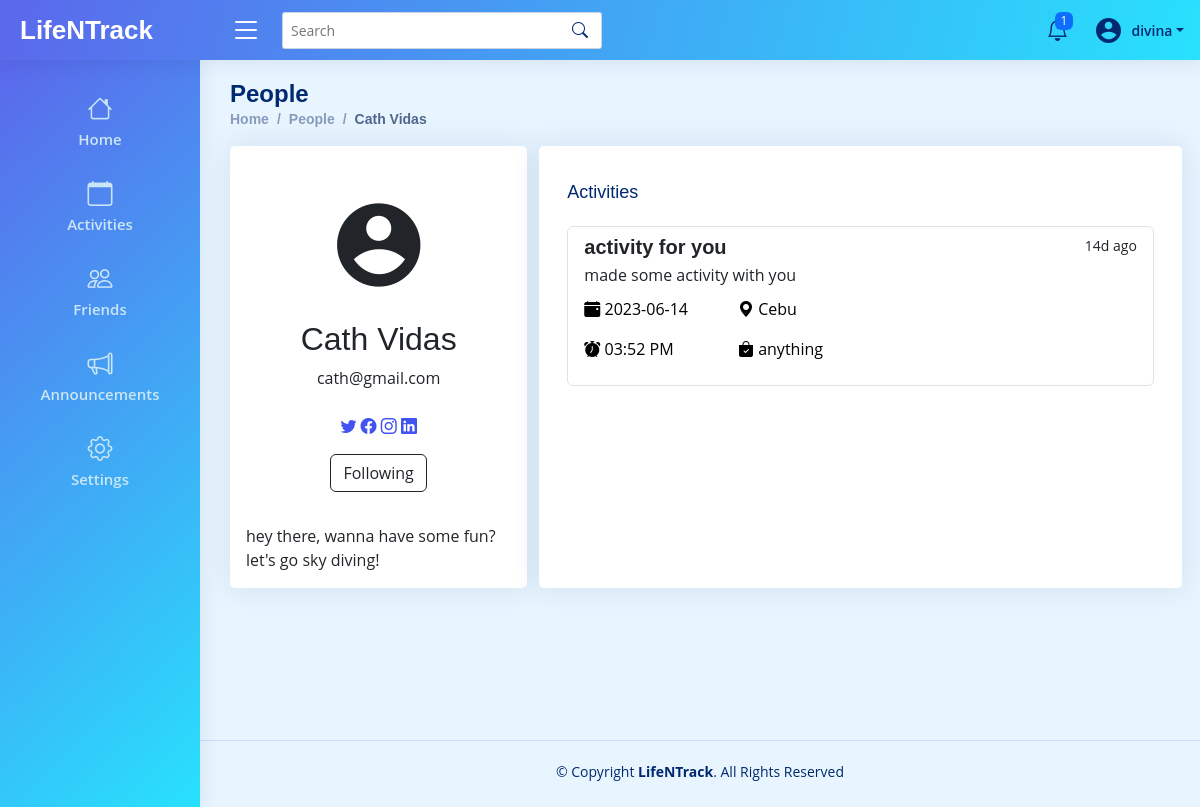
Screenshot of /client/pages/user/user-page.php?user=4 (signed in) with the database file from the repository.
### tables this page shows
CREATE TABLE `user` (
  `userID` int(11) NOT NULL,
  `Fullname` varchar(50) NOT NULL,
  `Gender` enum('Male','Female','Other') NOT NULL,
  `Email` varchar(50) NOT NULL,
  `Password` varchar(50) NOT NULL,
  `Bio` varchar(255) NOT NULL,
  `Role` varchar(50) NOT NULL,
  `Status` varchar(50) NOT NULL
);

CREATE TABLE `activity` (
  `activityID` int(11) NOT NULL,
  `act_title` varchar(50) NOT NULL,
  `act_date` date NOT NULL,
  `act_time` time NOT NULL,
  `act_location` varchar(100) NOT NULL,
  `act_desc` mediumtext NOT NULL,
  `act_ootd` varchar(100) NOT NULL,
  `activityCreated` datetime NOT NULL DEFAULT current_timestamp(),
  `remarks` enum('Upcoming','Done','Cancelled','Other') NOT NULL,
  `userID` int(11) NOT NULL
);

### server/controllers/getUserDetails.php (called while the page is built, shortened)
<?php
$userID = $_SESSION['id'];
$conn = getConnection();
$userSql = "SELECT * FROM user WHERE userID = '$userID'";
$userDetResult = mysqli_query($conn, $userSql);
$userData = mysqli_fetch_assoc($userDetResult);
?>

### server/controllers/userSession.php (called while the page is built, shortened)
<?php
if ($_SESSION["Role"] == null) {
    header("Location: ../../public");
} else {
    if ($_SESSION["Role"] == "User") {
        include_once("getUserDetails.php");
    } else {
        header("Location: ../../public");
    }
}

### server/controllers/getTimeGap.php (called while the page is built, shortened)
<?php
function getTimeGap($storedDate) {
    $storedDateTime = new DateTime($storedDate);
    $currentDateTime = new DateTime();
    $interval = $storedDateTime->diff($currentDateTime);
    $years = $interval->y;
    $months = $interval->m;
    $days = $interval->d;
    $hours = $interval->h;
    $minutes = $interval->i;
    $seconds = $interval->s;
    if ($years > 0) {
        return $years . "y ago";
    } elseif ($months > 0) {
        return $months . "mo ago";
    } elseif ($days > 0) {
        return $days . "d ago";
    } elseif ($hours > 0) {
        return $hours . "h ago";
    } elseif ($minutes > 0) {
        return $minutes . "m ago";
    } elseif ($seconds > 0) {
        return $seconds . "s ago";
    } else {
        return "Just now";
    }
}
?>

### client/pages/user/user-page.php (the view, shortened to what this page needs)
<?php
include_once("../../../server/controllers/userSession.php");
include_once("../../../server/controllers/getUserDetails.php");
$user = $_GET['user'];
$getDataSql = "SELECT * FROM user WHERE userID = $user";
$getResult = mysqli_query($conn, $getDataSql);
$getUserData = mysqli_fetch_assoc($getResult);
?>
<!DOCTYPE html>
<html lang="en">
<head>
    <?php include_once("../../components/vendorCSSLinks.php") ?>
    <link rel="stylesheet" href="../../assets/css/style.css">
    <link rel="stylesheet" href="../../assets/css/users.css">
</head>
<body>
    <?php include_once("../../components/userHeader.php") ?>
    <?php include_once("../../components/sidebar.php") ?>
    <main id="main" class="main user-main">
        <div class="pagetitle">
            <h1>People</h1>
            <nav>
                <ol class="breadcrumb">
                    <li class="breadcrumb-item"><a href="index.php">Home</a></li>
                    <li class="breadcrumb-item"><a href="friends.php">People</a></li>
                    <li class="breadcrumb-item active"><?= $getUserData['Fullname'] ?></li>
                </ol>
            </nav>
        </div>
        <section class="section dashboard">
            <div class="row">
                <div class="col-xl-4">
                    <div class="card">
                        <div class="card-body profile-card pt-4 d-flex flex-column align-items-center">
                            <i class="ri-account-circle-fill profile"></i>
                            <h2><?= $getUserData['Fullname'] ?></h2>
                            <p><?= $getUserData['Email'] ?></p>
                            <div class="social-links mt-2">
                                <a href="#" class="twitter"><i class="bi bi-twitter"></i></a>
                                <a href="#" class="facebook"><i class="bi bi-facebook"></i></a>
                                <a href="#" class="instagram"><i class="bi bi-instagram"></i></a>
                                <a href="#" class="linkedin"><i class="bi bi-linkedin"></i></a>
                            </div>
                            <div class="d-flex gap-2 mt-3">
                                <?php
                                $conn = getConnection();
                                $followSql = "SELECT * FROM followers WHERE userID = $userID AND followingUserID = $user";
                                $followResult = mysqli_query($conn, $followSql);
                                if ($followResult->num_rows > 0) {
                                    echo '<a href="../../../server/controllers/UfollowUser.php?user-id=' . $getUserData['userID'] . '">
                <button class="btn btn-outline-dark" type="button">Following</button>
              </a>';
                                } else {
                                    echo '<a href="../../../server/controllers/UfollowUser.php?user-id=' . $getUserData['userID'] . '">
                <button class="btn btn-primary" type="button"><i class="ri-add-line"></i>Follow</button>
              </a>';
                                }
                                ?>
                            </div>
                        </div>
                        <div class="bio-section card-body"><?=$getUserData['Bio']?></div>
                    </div>
                </div>
                <div class="card col-xl-8">
                    <div class="card-body">
                        <h5 class="card-title">Activities</h5>
                        <div class="list-group">
                            <?php
                            $conn = getConnection();
                            $sql = "SELECT * FROM activity WHERE userID = $user";
                            $result = mysqli_query($conn, $sql);
                            include_once("../../../server/controllers/getTimeGap.php");
                            if (mysqli_num_rows($result) > 0) :
                                while ($row = mysqli_fetch_assoc($result)) :
                                    $timestamp = strtotime($row['act_time']);
                                    $formattedTime = date('h:i A', $timestamp);
                                    $storedDate = $row['activityCreated'];
                                    $timeGap = getTimeGap($storedDate);
                            ?>
                                    <a href="#" class="list-group-item list-group-item-action eventsList user-page">
                                        <div class="d-flex w-100 justify-content-between">
                                            <h5 class="mb-1" style="font-weight: bold;"><?= $row['act_title'] ?></h5>
                                            <small><?= $timeGap ?></small>
                                        </div>
                                        <p class="mb-1"><?= $row['act_desc'] ?></p>
                                        <div class="add-details d-flex">
                                            <div class="datetime">
                                                <p><i class="bi bi-calendar-event-fill"></i> <?= $row['act_date'] ?> </p>
                                                <p><i class="bi bi-alarm-fill"></i> <?= $formattedTime ?></p>
                                            </div>
                                            <div>
                                                <p><i class="bi bi-geo-alt-fill"></i> <?= $row['act_location'] ?></p>
                                                <p><i class="bi bi-bag-check-fill"></i> <?= $row['act_ootd'] ?></p>
                                            </div>
                                        </div>
                                    </a>
                            <?php
                                endwhile;
                            else :
                                echo "No activities yet";
                            endif;
                            ?>
                        </div>
                    </div>
                </div>
            </div>
        </section>
    </main>
    <?php include_once("../../components/footer.php") ?>
</body>
</html>

### client/components/userHeader.php (shortened to what this page needs)
<header id="header" class="header fixed-top d-flex align-items-center">
    <div class="d-flex align-items-center justify-content-between">
        <a href="index.html" class="logo d-flex align-items-center">
            <span class="d-none d-lg-block">LifeNTrack</span>
        </a>
        <i class="bi bi-list toggle-sidebar-btn"></i>
    </div>
    <div class="search-bar">
        <form class="search-form d-flex align-items-center" method="POST" action="#">
            <input type="text" name="query" placeholder="Search" title="Enter search keyword">
            <button type="submit" title="Search"><i class="bi bi-search"></i></button>
        </form>
    </div>
    <nav class="header-nav ms-auto">
        <ul class="d-flex align-items-center">
            <li class="nav-item dropdown">
                <?php
                   $sql = "SELECT * FROM notification WHERE notifReceiverID = $userID ORDER BY notifCreated DESC";
                   $result = mysqli_query($conn, $sql);
                   $countNotif = 0;
                   if (mysqli_num_rows($result) > 0) {
                       while ($row = mysqli_fetch_assoc($result)) {
                           if ($row['notifStatus'] == 'unseen') {
                               $countNotif++;
                           }
                       }
                   }
                   ?>
                <a class="nav-link nav-icon" href="#" data-bs-toggle="dropdown">
                    <i class="bi bi-bell"></i>
                    <?php
                       if ($countNotif > 0) {
                           echo '<span class="badge bg-primary badge-number">' . $countNotif . '</span>';
                       }
                       ?>
                </a>
                    <?php
                       include_once('../../../server/controllers/getTimeGap.php');
                       ?>
        </li>
        <li class="nav-item dropdown pe-3">
            <a class="nav-link nav-profile d-flex align-items-center pe-0" href="#" data-bs-toggle="dropdown">
                <i class="ri-account-circle-fill" style="font-size: 30px; "></i>
                <span class="d-none d-md-block dropdown-toggle ps-2"><?= $userData['Fullname'] ?></span>
            </a>
        </li>
        </ul>
    </nav>
</header>

### client/assets/css/style.css (style rules this page uses)
:root { scroll-behavior: smooth; }
body { font-family: "Open Sans", sans-serif; background: #f6f9ff; color: #444444; }
a { color: #4154f1; text-decoration: none; }
h1, h2, h3, h4, h5, h6 { font-family: "Nunito", sans-serif; }
#main { margin-top: 60px; padding: 20px 30px; transition: all 0.3s; }
.pagetitle { margin-bottom: 10px; }
.pagetitle h1 { font-size: 24px; margin-bottom: 0; font-weight: 600; color: #012970; }
.card { margin-bottom: 30px; border: none; border-radius: 5px; box-shadow: 0px 0 30px rgba(1, 41, 112, 0.1); }
.card-title { padding: 20px 0 15px 0; font-size: 18px; font-weight: 500; color: #012970; font-family: "Poppins", sans-serif; }
.breadcrumb { font-size: 14px; font-family: "Nunito", sans-serif; color: #899bbd; font-weight: 600; }
.breadcrumb a { color: #899bbd; transition: 0.3s; }
.breadcrumb .breadcrumb-item::before { color: #899bbd; }
.breadcrumb .active { color: #51678f; font-weight: 600; }
.logo { line-height: 1; }
@media (min-width: 1200px) { .logo { width: 200px; } }
.logo span { font-size: 26px; font-weight: 700; color: #012970; font-family: "Nunito", sans-serif; }
.header { transition: all 0.5s; z-index: 997; height: 60px; box-shadow: 0px 2px 20px rgba(1, 41, 112, 0.1); background-color: #fff; padding-left: 20px; }
.header .toggle-sidebar-btn { font-size: 32px; padding-left: 10px; cursor: pointer; color: #012970; }
.header .search-bar { min-width: 360px; padding: 0 20px; }
.header .search-form { width: 100%; }
.header .search-form input { border: 0; font-size: 14px; color: #012970; border: 1px solid rgba(1, 41, 112, 0.2); padding: 7px 38px 7px 8px; border-radius: 3px; transition: 0.3s; width: 100%; }
.header .search-form button { border: 0; padding: 0; margin-left: -30px; background: none; }
.header .search-form button i { color: #012970; }
.header-nav ul { list-style: none; }
.header-nav>ul { margin: 0; padding: 0; }
.header-nav .nav-icon { font-size: 22px; color: #012970; margin-right: 25px; position: relative; }
.header-nav .nav-profile { color: #012970; }
.header-nav .nav-profile span { font-size: 14px; font-weight: 600; }
.header-nav .badge-number { position: absolute; inset: -2px -5px auto auto; font-weight: normal; font-size: 12px; padding: 3px 6px; }
@media (min-width: 1200px) { #main, #footer { margin-left: 300px; } }

### client/assets/css/users.css (style rules this page uses)
body { background: #e8f5ff !important; }
@media (min-width: 1200px) { #main, #footer { margin-left: 200px; } }
#main { min-height: calc(100vh - 120px); }
.header { background: linear-gradient(105deg, rgba(91, 104, 235, 1) 0%, rgba(40, 225, 253, 1) 100%); }
.logo span, .header .toggle-sidebar-btn { color: #fff; }
#main { position: relative; overflow: hidden; }
.eventsList .add-details { margin-top: 10px; gap: 50px; }
.eventsList .add-details p { line-height: 1.5em; color: #012970; }
.eventsList.user-page .add-details p { color: #000; }
i.profile { font-size: 100px; }

### rows the page displays
user: Fullname "divina"
user: Fullname "Cath Vidas", Email "cath@gmail.com", Bio "hey there, wanna have some fun? let's go sky diving!"
activity: act_title "activity for you", activityCreated "14d ago", act_desc "made some activity with you", act_date "2023-06-14", act_time "03:52 PM", act_location "Cebu", act_ootd "anything"

### other values shown
$countNotif "1"
